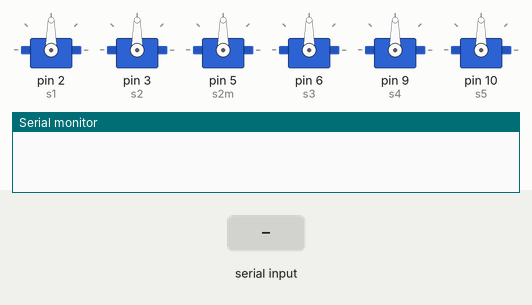
Recording of a sketch running on a simulated Arduino Uno, built with avr-gcc and run on an emulated ATmega328P. Parts: 6 × servo, the last lines printed to the serial monitor. The test bench sets the inputs (shaded band).

Above: at 1.2 s.
1.3 s: "90,45,200,10,150\n" received over Serial
At 2.0 s:
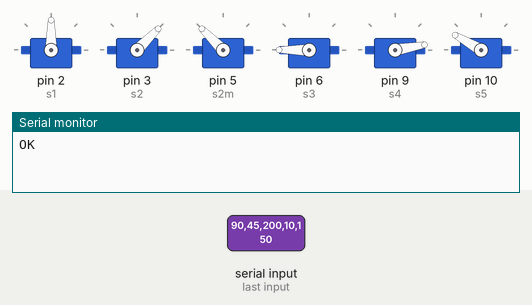
Timing chart, 0 to 4.3 s (numbered marks = the images above; inputs shaded):
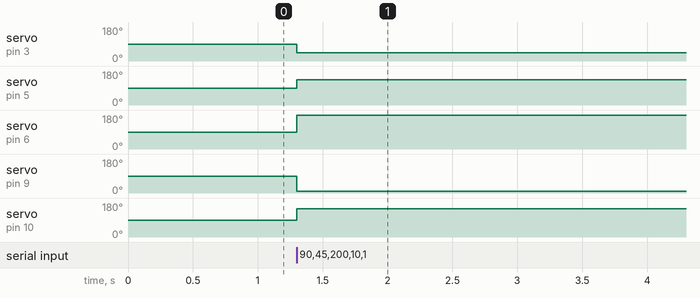

The sketch:

ArmTest.ino
```cpp
#include <Servo.h>

Servo s1, s2, s2m, s3, s4, s5;

void setup() {
  Serial.begin(115200);

  s1.attach(2);
  s2.attach(3);
  s2m.attach(5);
  s3.attach(6);
  s4.attach(9);
  s5.attach(10);
}

void loop() {
  static String buffer = "";

  while (Serial.available()) {
    char c = Serial.read();

    if (c == '\n') {
      processLine(buffer);
      buffer = "";
    } else {
      buffer += c;
    }
  }
}

void processLine(String line) {
  line.trim();

  int a1, a2, a3, a4, a5;

  if (sscanf(line.c_str(), "%d,%d,%d,%d,%d", &a1, &a2, &a3, &a4, &a5) == 5) {

    s1.write(a1);
    s2.write(a2);
    s2m.write(180 - a2);
    s3.write(a3);
    s4.write(a4);
    s5.write(a5);

    Serial.println("OK");
  }
}
```

Measured:
- after the input at 1.3 s, servo on pin 3 (s2): 90° → 45° at once; servo on pin 5 (s2m): 90° → 135° at once; servo on pin 6 (s3): 90° → 180° at once; servo on pin 9 (s4): 90° → 10° at once; servo on pin 10 (s5): 90° → 150° at once
